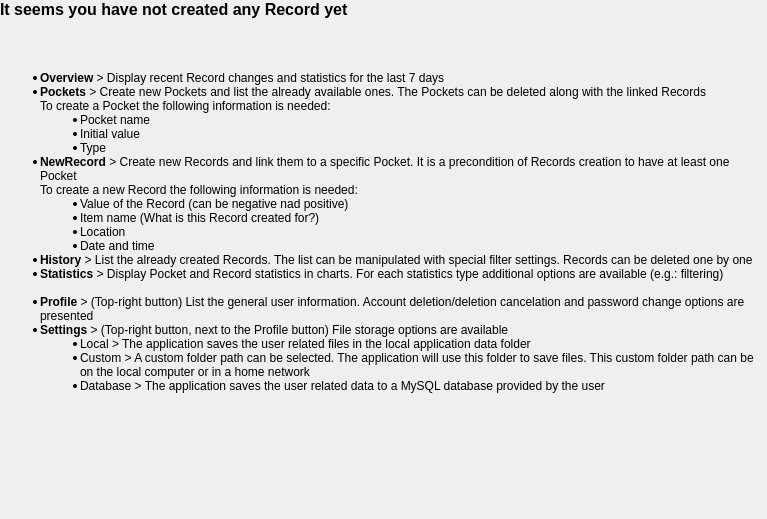
<?xml version="1.0" encoding="UTF-8"?>
<ui version="4.0">
 <class>GeneralOverviewMessageWidget</class>
 <widget class="QWidget" name="GeneralOverviewMessageWidget">
  <property name="geometry">
   <rect>
    <x>0</x>
    <y>0</y>
    <width>767</width>
    <height>519</height>
   </rect>
  </property>
  <property name="windowTitle">
   <string>Form</string>
  </property>
  <layout class="QGridLayout" name="gridLayout">
   <property name="leftMargin">
    <number>0</number>
   </property>
   <property name="topMargin">
    <number>0</number>
   </property>
   <property name="rightMargin">
    <number>0</number>
   </property>
   <property name="bottomMargin">
    <number>0</number>
   </property>
   <item row="0" column="0">
    <widget class="QLabel" name="label">
     <property name="text">
      <string>&lt;html&gt;&lt;head/&gt;&lt;body&gt;&lt;p&gt;&lt;span style=&quot; font-size:12pt; font-weight:600;&quot;&gt;It seems you have not created any Record yet&lt;/span&gt;&lt;/p&gt;&lt;p&gt;&lt;br/&gt;&lt;/p&gt;&lt;ul style=&quot;margin-top: 0px; margin-bottom: 0px; margin-left: 0px; margin-right: 0px; -qt-list-indent: 1;&quot;&gt;&lt;li style=&quot; margin-top:12px; margin-bottom:0px; margin-left:0px; margin-right:0px; -qt-block-indent:0; text-indent:0px;&quot;&gt;&lt;span style=&quot; font-size:9pt; font-weight:600;&quot;&gt;Overview&lt;/span&gt;&lt;span style=&quot; font-size:9pt;&quot;&gt; &amp;gt; Display recent Record changes and statistics for the last 7 days&lt;/span&gt;&lt;/li&gt;&lt;li style=&quot; margin-top:0px; margin-bottom:0px; margin-left:0px; margin-right:0px; -qt-block-indent:0; text-indent:0px;&quot;&gt;&lt;span style=&quot; font-size:9pt; font-weight:600;&quot;&gt;Pockets&lt;/span&gt;&lt;span style=&quot; font-size:9pt;&quot;&gt; &amp;gt; Create new Pockets and list the already available ones. The Pockets can be deleted along with the linked Records&lt;br/&gt;To create a Pocket the following information is needed: &lt;/span&gt;&lt;/li&gt;&lt;ul style=&quot;margin-top: 0px; margin-bottom: 0px; margin-left: 0px; margin-right: 0px; -qt-list-indent: 2;&quot;&gt;&lt;li style=&quot; margin-top:0px; margin-bottom:0px; margin-left:0px; margin-right:0px; -qt-block-indent:0; text-indent:0px;&quot;&gt;&lt;span style=&quot; font-size:9pt;&quot;&gt;Pocket name &lt;/span&gt;&lt;/li&gt;&lt;li style=&quot; margin-top:0px; margin-bottom:0px; margin-left:0px; margin-right:0px; -qt-block-indent:0; text-indent:0px;&quot;&gt;&lt;span style=&quot; font-size:9pt;&quot;&gt;Initial value &lt;/span&gt;&lt;/li&gt;&lt;li style=&quot; margin-top:0px; margin-bottom:0px; margin-left:0px; margin-right:0px; -qt-block-indent:0; text-indent:0px;&quot;&gt;&lt;span style=&quot; font-size:9pt;&quot;&gt;Type&lt;/span&gt;&lt;/li&gt;&lt;/ul&gt;&lt;li style=&quot; margin-top:0px; margin-bottom:0px; margin-left:0px; margin-right:0px; -qt-block-indent:0; text-indent:0px;&quot;&gt;&lt;span style=&quot; font-weight:600;&quot;&gt;N&lt;/span&gt;&lt;span style=&quot; font-size:9pt; font-weight:600;&quot;&gt;ewRecord&lt;/span&gt;&lt;span style=&quot; font-size:9pt;&quot;&gt; &amp;gt; Create new Records and link them to a specific Pocket. It is a precondition of Records creation to have at least one Pocket&lt;br/&gt;To create a new Record the following information is needed: &lt;/span&gt;&lt;/li&gt;&lt;ul style=&quot;margin-top: 0px; margin-bottom: 0px; margin-left: 0px; margin-right: 0px; -qt-list-indent: 2;&quot;&gt;&lt;li style=&quot; margin-top:0px; margin-bottom:0px; margin-left:0px; margin-right:0px; -qt-block-indent:0; text-indent:0px;&quot;&gt;&lt;span style=&quot; font-size:9pt;&quot;&gt;Value of the Record (can be negative nad positive) &lt;/span&gt;&lt;/li&gt;&lt;li style=&quot; margin-top:0px; margin-bottom:0px; margin-left:0px; margin-right:0px; -qt-block-indent:0; text-indent:0px;&quot;&gt;&lt;span style=&quot; font-size:9pt;&quot;&gt;Item name (What is this Record created for?) &lt;/span&gt;&lt;/li&gt;&lt;li style=&quot; margin-top:0px; margin-bottom:0px; margin-left:0px; margin-right:0px; -qt-block-indent:0; text-indent:0px;&quot;&gt;&lt;span style=&quot; font-size:9pt;&quot;&gt;Location&lt;/span&gt;&lt;/li&gt;&lt;li style=&quot; margin-top:0px; margin-bottom:0px; margin-left:0px; margin-right:0px; -qt-block-indent:0; text-indent:0px;&quot;&gt;&lt;span style=&quot; font-size:9pt;&quot;&gt;Date and time &lt;/span&gt;&lt;/li&gt;&lt;/ul&gt;&lt;li style=&quot; margin-top:0px; margin-bottom:0px; margin-left:0px; margin-right:0px; -qt-block-indent:0; text-indent:0px;&quot;&gt;&lt;span style=&quot; font-size:9pt; font-weight:600;&quot;&gt;History&lt;/span&gt;&lt;span style=&quot; font-size:9pt;&quot;&gt; &amp;gt; List the already created Records. The list can be manipulated with special filter settings. Records can be deleted one by one &lt;/span&gt;&lt;/li&gt;&lt;li style=&quot; margin-top:0px; margin-bottom:0px; margin-left:0px; margin-right:0px; -qt-block-indent:0; text-indent:0px;&quot;&gt;&lt;span style=&quot; font-size:9pt; font-weight:600;&quot;&gt;Statistics&lt;/span&gt;&lt;span style=&quot; font-size:9pt;&quot;&gt; &amp;gt; Display Pocket and Record statistics in charts. For each statistics type additional options are available (e.g.: filtering) &lt;/span&gt;&lt;br/&gt;&lt;/li&gt;&lt;li style=&quot; margin-top:0px; margin-bottom:0px; margin-left:0px; margin-right:0px; -qt-block-indent:0; text-indent:0px;&quot;&gt;&lt;span style=&quot; font-size:9pt; font-weight:600;&quot;&gt;Profile&lt;/span&gt;&lt;span style=&quot; font-size:9pt;&quot;&gt; &amp;gt; (Top-right button) List the general user information. Account deletion/deletion cancelation and password change options are presented &lt;/span&gt;&lt;/li&gt;&lt;li style=&quot; margin-top:0px; margin-bottom:0px; margin-left:0px; margin-right:0px; -qt-block-indent:0; text-indent:0px;&quot;&gt;&lt;span style=&quot; font-size:9pt; font-weight:600;&quot;&gt;Settings&lt;/span&gt;&lt;span style=&quot; font-size:9pt;&quot;&gt; &amp;gt; (Top-right button, next to the Profile button) File storage options are available &lt;/span&gt;&lt;/li&gt;&lt;/ul&gt;&lt;ul style=&quot;margin-top: 0px; margin-bottom: 0px; margin-left: 0px; margin-right: 0px; -qt-list-indent: 2;&quot;&gt;&lt;li style=&quot; margin-top:0px; margin-bottom:0px; margin-left:0px; margin-right:0px; -qt-block-indent:0; text-indent:0px;&quot;&gt;&lt;span style=&quot; font-size:9pt;&quot;&gt;Local &amp;gt; The application saves the user related files in the local application data folder &lt;/span&gt;&lt;/li&gt;&lt;li style=&quot; margin-top:0px; margin-bottom:0px; margin-left:0px; margin-right:0px; -qt-block-indent:0; text-indent:0px;&quot;&gt;&lt;span style=&quot; font-size:9pt;&quot;&gt;Custom &amp;gt; A custom folder path can be selected. The application will use this folder to save files. This custom folder path can be on the local computer or in a home network &lt;/span&gt;&lt;/li&gt;&lt;li style=&quot; margin-top:0px; margin-bottom:0px; margin-left:0px; margin-right:0px; -qt-block-indent:0; text-indent:0px;&quot;&gt;&lt;span style=&quot; font-size:9pt;&quot;&gt;Database &amp;gt; The application saves the user related data to a MySQL database provided by the user &lt;/span&gt;&lt;/li&gt;&lt;/ul&gt;&lt;/body&gt;&lt;/html&gt;</string>
     </property>
     <property name="textFormat">
      <enum>Qt::RichText</enum>
     </property>
     <property name="alignment">
      <set>Qt::AlignLeading|Qt::AlignLeft|Qt::AlignTop</set>
     </property>
     <property name="wordWrap">
      <bool>true</bool>
     </property>
    </widget>
   </item>
  </layout>
 </widget>
 <resources/>
 <connections/>
</ui>
